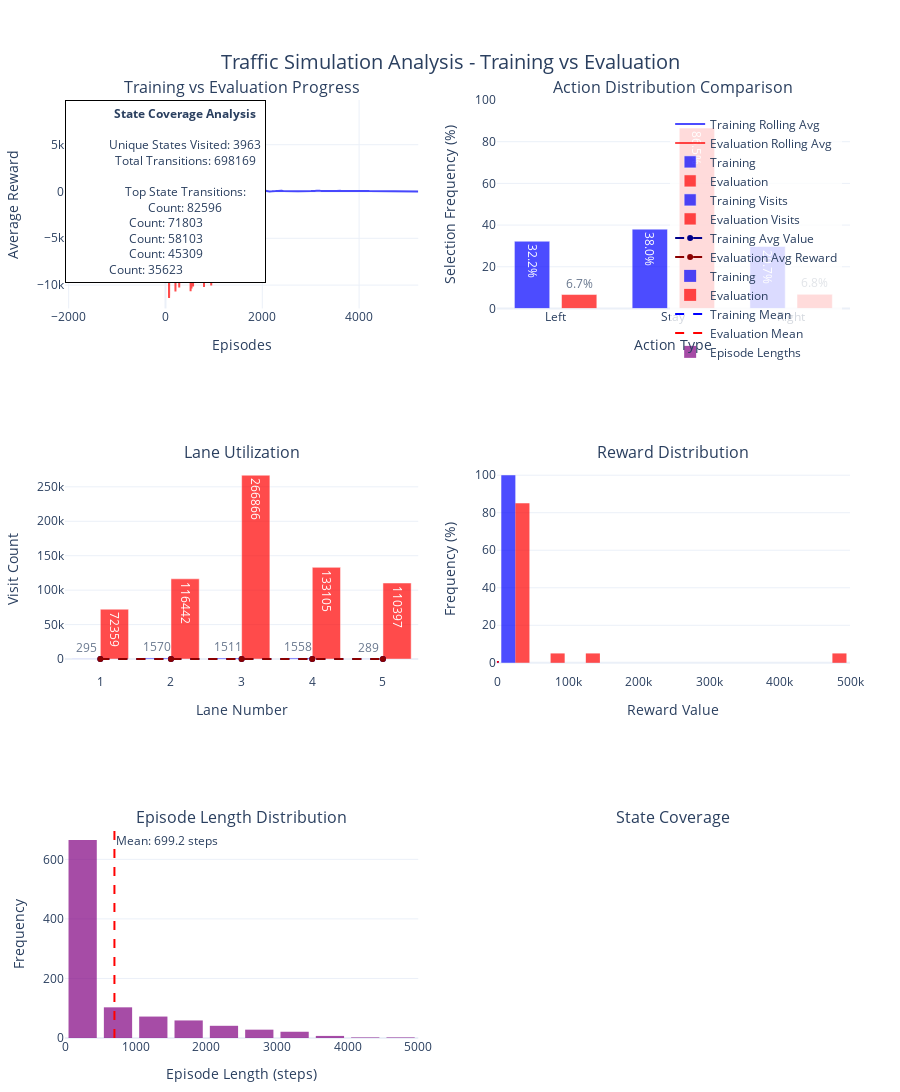

Source (notebook cell):
### Code cell
# Initialize processors
training_processor = TrafficDataProcessor('./TD_Task1/Weighted_model.json')
eval_processor = EvaluationDataProcessor('./TD_Task1/Weighted_model_test.json')

# Get data for dashboard
training_data = training_processor.get_dashboard_data()
eval_data = eval_processor.get_evaluation_metrics()

# Create and display dashboard
dashboard = ExtendedTrafficDashboard(training_data, eval_data)
fig = dashboard.create_dashboard()
fig.update_layout(
    height=1500,  # Increased height for better visibility
    title=dict(
        text="Traffic Simulation Analysis - Training vs Evaluation",
        x=0.5,
        y=0.95,
        xanchor='center',
        font=dict(size=20)
    ),
    showlegend=True,
    legend=dict(
        yanchor="top",
        y=0.99,
        xanchor="right",
        x=0.99,
        bgcolor="rgba(255,255,255,0.8)"
    ),
    margin=dict(t=100, b=50, l=50, r=50)
)

fig.show()

### Figure 1 — Plotly figure (JSON) as saved in the notebook; plotly's stock layout.template omitted (floating-point values rounded to 4 significant figures; data arrays with more than 128 entries replaced by an {"elided": "..."} marker saying what was removed)
{"data": [{"line": {"color": "blue"}, "name": "Training Rolling Avg", "opacity": 0.7, "type": "scatter", "x": {"elided": "5223 int values"}, "xaxis": "x", "y": {"elided": "5223 float values"}, "yaxis": "y"}, {"line": {"color": "red"}, "name": "Evaluation Rolling Avg", "opacity": 0.7, "type": "scatter", "x": {"elided": "1000 int values"}, "xaxis": "x", "y": {"elided": "1000 float values"}, "yaxis": "y"}, {"marker": {"color": "blue"}, "name": "Training", "opacity": 0.7, "text": ["32.2%", "38.0%", "29.7%"], "textposition": "auto", "type": "bar", "width": 0.3, "x": ["Left", "Stay", "Right"], "xaxis": "x2", "y": [32.24, 38.04, 29.71], "yaxis": "y2"}, {"marker": {"color": "red"}, "name": "Evaluation", "opacity": 0.7, "text": ["6.7%", "86.5%", "6.8%"], "textposition": "auto", "type": "bar", "width": 0.3, "x": ["Left", "Stay", "Right"], "xaxis": "x2", "y": [6.671, 86.54, 6.788], "yaxis": "y2"}, {"marker": {"color": "blue"}, "name": "Training Visits", "opacity": 0.7, "text": ["295", "1570", "1511", "1558", "289"], "textposition": "auto", "type": "bar", "x": [1, 2, 3, 4, 5], "xaxis": "x3", "y": [295, 1570, 1511, 1558, 289], "yaxis": "y3"}, {"marker": {"color": "red"}, "name": "Evaluation Visits", "opacity": 0.7, "text": ["72359", "116442", "266866", "133105", "110397"], "textposition": "auto", "type": "bar", "x": [1, 2, 3, 4, 5], "xaxis": "x3", "y": [72359, 116442, 266866, 133105, 110397], "yaxis": "y3"}, {"line": {"color": "darkblue", "dash": "dash"}, "mode": "lines+markers", "name": "Training Avg Value", "type": "scatter", "x": [1, 2, 3, 4, 5], "xaxis": "x3", "y": [46.29, 53.34, 48.63, 48.61, 49.19], "yaxis": "y3"}, {"line": {"color": "darkred", "dash": "dash"}, "mode": "lines+markers", "name": "Evaluation Avg Reward", "type": "scatter", "x": [1, 2, 3, 4, 5], "xaxis": "x3", "y": [3.062, -4.488, -7.573, -5.745, -3.402], "yaxis": "y3"}, {"histnorm": "percent", "marker": {"color": "blue"}, "name": "Training", "nbinsx": 20, "opacity": 0.7, "type": "histogram", "x": [34, 683, 1354, 6714, 3646, 1945, 757, 273, 123, 68, 27, 22, 13, 3, 1, 1, 3, 0, 1, 1], "xaxis": "x4", "yaxis": "y4"}, {"histnorm": "percent", "marker": {"color": "red"}, "name": "Evaluation", "nbinsx": 20, "opacity": 0.7, "type": "histogram", "x": [482732, 119064, 60930, 21553, 8456, 3274, 1510, 651, 410, 259, 114, 103, 23, 49, 18, 11, 3, 8, 0, 1], "xaxis": "x4", "yaxis": "y4"}, {"hoverinfo": "text", "hovertext": "Training Mean: 20.62", "line": {"color": "blue", "dash": "dash"}, "mode": "lines", "name": "Training Mean", "showlegend": true, "type": "scatter", "x": [20.62], "xaxis": "x4", "y": [0], "yaxis": "y4"}, {"hoverinfo": "text", "hovertext": "Evaluation Mean: -4.95", "line": {"color": "red", "dash": "dash"}, "mode": "lines", "name": "Evaluation Mean", "showlegend": true, "type": "scatter", "x": [-4.952], "xaxis": "x4", "y": [0], "yaxis": "y4"}, {"marker": {"color": "purple"}, "name": "Episode Lengths", "nbinsx": 20, "opacity": 0.7, "type": "histogram", "x": {"elided": "1000 int values"}, "xaxis": "x5", "yaxis": "y5"}], "layout": {"annotations": [{"font": {"size": 16}, "showarrow": false, "text": "Training vs Evaluation Progress", "x": 0.225, "xanchor": "center", "xref": "paper", "y": 1, "yanchor": "bottom", "yref": "paper"}, {"font": {"size": 16}, "showarrow": false, "text": "Action Distribution Comparison", "x": 0.775, "xanchor": "center", "xref": "paper", "y": 1, "yanchor": "bottom", "yref": "paper"}, {"font": {"size": 16}, "showarrow": false, "text": "Lane Utilization", "x": 0.225, "xanchor": "center", "xref": "paper", "y": 0.6111, "yanchor": "bottom", "yref": "paper"}, {"font": {"size": 16}, "showarrow": false, "text": "Reward Distribution", "x": 0.775, "xanchor": "center", "xref": "paper", "y": 0.6111, "yanchor": "bottom", "yref": "paper"}, {"font": {"size": 16}, "showarrow": false, "text": "Episode Length Distribution", "x": 0.225, "xanchor": "center", "xref": "paper", "y": 0.2222, "yanchor": "bottom", "yref": "paper"}, {"font": {"size": 16}, "showarrow": false, "text": "State Coverage", "x": 0.775, "xanchor": "center", "xref": "paper", "y": 0.2222, "yanchor": "bottom", "yref": "paper"}, {"showarrow": false, "text": "Mean: 699.2 steps", "x": 699.2, "xanchor": "left", "xref": "x5", "y": 1, "yanchor": "top", "yref": "y5 domain"}, {"align": "center", "bgcolor": "white", "bordercolor": "black", "borderpad": 4, "borderwidth": 1, "font": {"size": 12}, "showarrow": false, "text": "\n            <b>State Coverage Analysis</b><br><br>\n            Unique States Visited: 3963<br>\n            Total Transitions: 698169<br><br>\n            Top State Transitions:<br>\n            Count: 82596<br>Count: 71803<br>Count: 58103<br>Count: 45309<br>Count: 35623\n            ", "x": 0.5, "xref": "x6 domain", "y": 0.5, "yref": "y6 domain"}], "height": 1500, "legend": {"bgcolor": "rgba(255,255,255,0.8)", "x": 0.99, "xanchor": "right", "y": 0.99, "yanchor": "top"}, "margin": {"b": 50, "l": 50, "r": 50, "t": 100}, "shapes": [{"line": {"color": "blue", "dash": "dash"}, "type": "line", "x0": 20.62, "x1": 20.62, "xref": "x4", "y0": 0, "y1": 1, "yref": "y4"}, {"line": {"color": "red", "dash": "dash"}, "type": "line", "x0": -4.952, "x1": -4.952, "xref": "x4", "y0": 0, "y1": 1, "yref": "y4"}, {"line": {"color": "red", "dash": "dash"}, "type": "line", "x0": 699.2, "x1": 699.2, "xref": "x5", "y0": 0, "y1": 1, "yref": "y5 domain"}], "showlegend": true, "title": {"font": {"size": 20}, "text": "Traffic Simulation Analysis - Training vs Evaluation", "x": 0.5, "xanchor": "center", "y": 0.95}, "xaxis": {"anchor": "y", "domain": [0, 0.45], "title": {"text": "Episodes"}}, "xaxis2": {"anchor": "y2", "categoryarray": ["Left", "Stay", "Right"], "categoryorder": "array", "domain": [0.55, 1], "title": {"text": "Action Type"}}, "xaxis3": {"anchor": "y3", "domain": [0, 0.45], "title": {"text": "Lane Number"}}, "xaxis4": {"anchor": "y4", "domain": [0.55, 1], "title": {"text": "Reward Value"}}, "xaxis5": {"anchor": "y5", "domain": [0, 0.45], "title": {"text": "Episode Length (steps)"}}, "xaxis6": {"anchor": "y6", "domain": [0.55, 1], "showgrid": false, "showticklabels": false}, "yaxis": {"anchor": "x", "domain": [0.7778, 1], "title": {"text": "Average Reward"}}, "yaxis2": {"anchor": "x2", "domain": [0.7778, 1], "range": [0, 100], "title": {"text": "Selection Frequency (%)"}}, "yaxis3": {"anchor": "x3", "domain": [0.3889, 0.6111], "title": {"text": "Visit Count"}}, "yaxis4": {"anchor": "x4", "domain": [0.3889, 0.6111], "title": {"text": "Frequency (%)"}}, "yaxis5": {"anchor": "x5", "domain": [0, 0.2222], "title": {"text": "Frequency"}}, "yaxis6": {"anchor": "x6", "domain": [0, 0.2222], "showgrid": false, "showticklabels": false}}}
